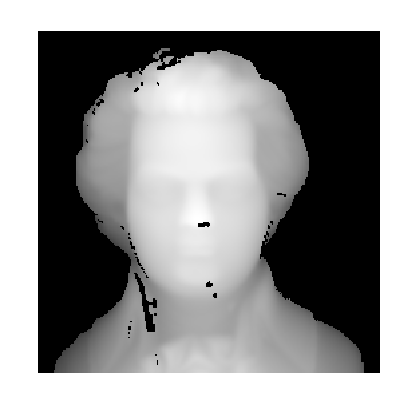
%> input picture matlab/mozart.png, 418 x 419 px
$ octave mozart.m   (GNU Octave 9; MATLAB toolbox functions it lacks are replaced by stand-ins)
%> lines starting %> are read from the running program, lines starting %| are printed output that depends on the picture; in (x1, y1, x2, y2) boxes, pixels count from 0 and x2, y2 are one past the last pixel; in counts of white or black regions, pixels touching at a corner belong together; the program's own positions count from 1
getd = @(p)path(p,path); % scilab users must *not* execute this
getd('toolbox_signal/');
getd('toolbox_general/');
getd('toolbox_graph/');

name = 'mozart';
%f = load(name);
f = imread('mozart.png')
%> f is the input picture: size 419x418x3 uint8; min 0, max 255, mean 149.1
f = rgb2gray(f);
%> f: size 419x418 uint8
n = size(f,1);
%> n = 419
h = n*.4;
%> h = 167.6
f = rescale(f,0,h);
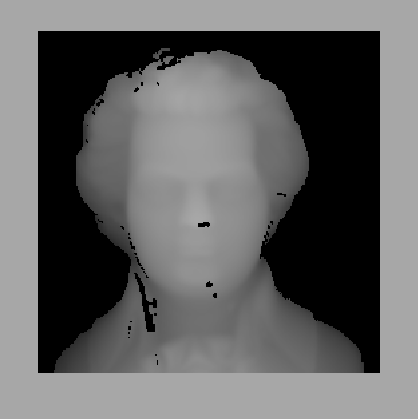
%> f: size 419x418 double; min 0, max 167.6, mean 98
clf;
%imageplot(f);
imshow(f)
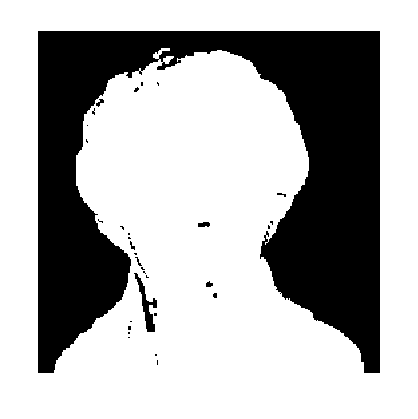
%> displayed picture: size 419x418, on the screen's scale of 0 to 255; 68.9% white; 32 black regions (25 under 20 px), largest, box (x1, y1, x2, y2) and area: (38, 31, 380, 373) 53818, (134, 273, 157, 332) 401, (198, 222, 210, 227) 51
clf;
surf(f);
colormap(gray(256));
shading interp;
axis equal;
view(110,45);
axis('off');
camlight;
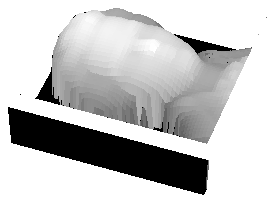
%> figure redrawn from the program's plot data

options.order = 2;
%> (the run ends here)

$ run again, with matlab/kubek_sqr.jpg saved as matlab/mozart.png
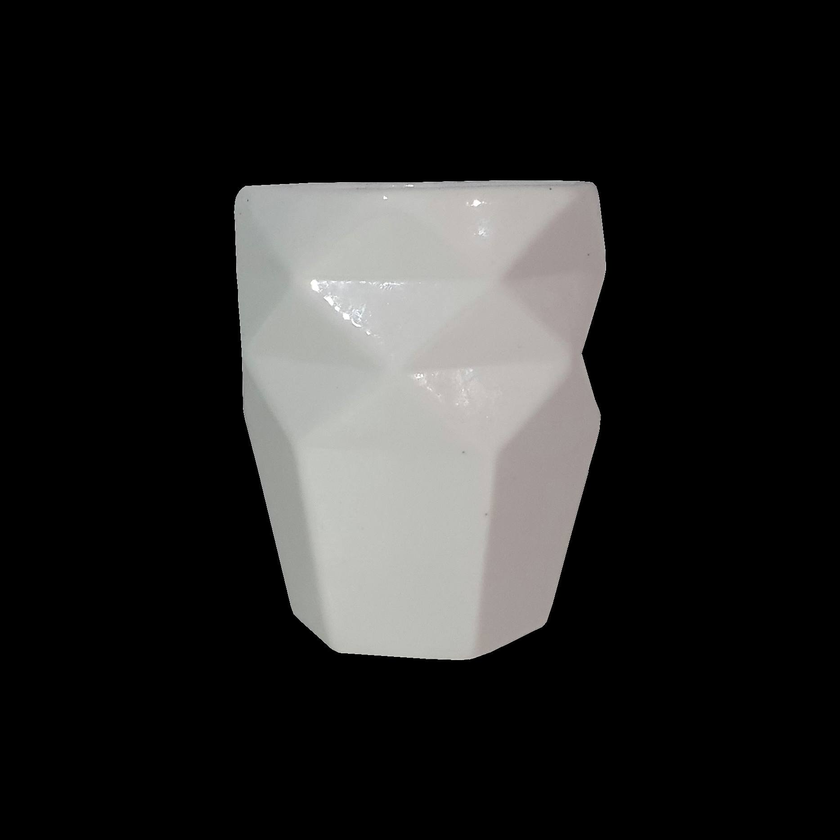
%> input picture matlab/kubek_sqr.jpg, 840 x 840 px, shrunk from 1867 x 1867 before the run
%> f is the input picture: size 840x840x3 uint8; mean R, G, B 39.4, 39, 38.3
%> `imshow(f)`:
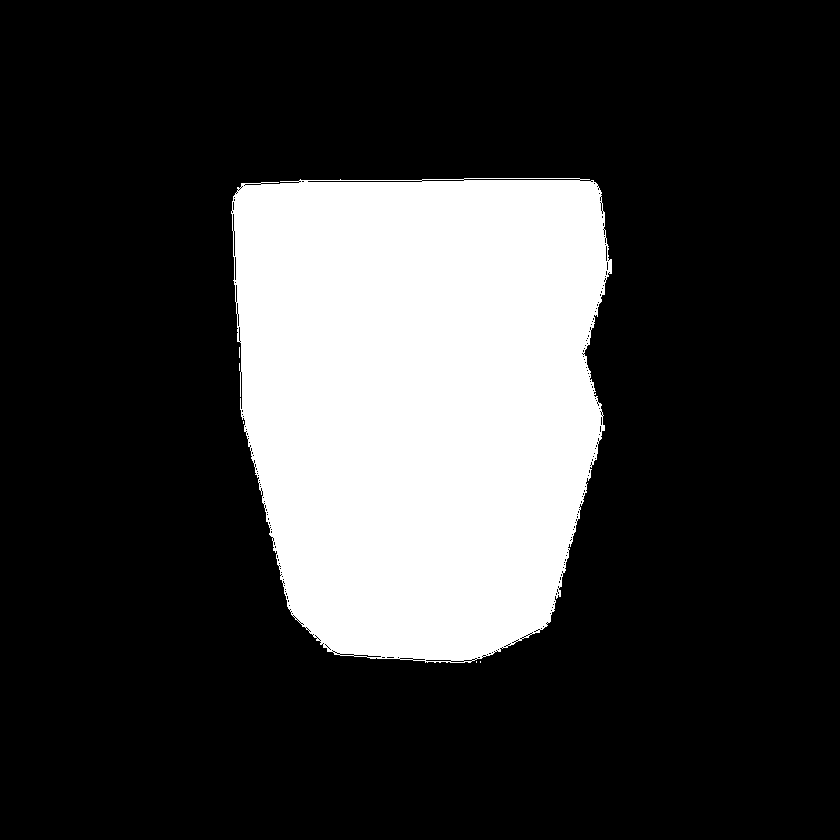
%> displayed picture: size 840x840, on the screen's scale of 0 to 255; 22.2% white; 6 white regions (5 under 20 px), largest, box (x1, y1, x2, y2) and area: (231, 178, 612, 663) 156569
%> `camlight;`:
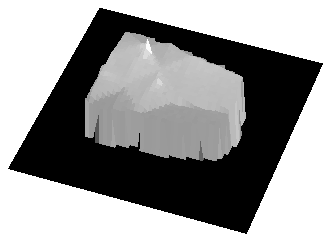
%> figure redrawn from the program's plot data
